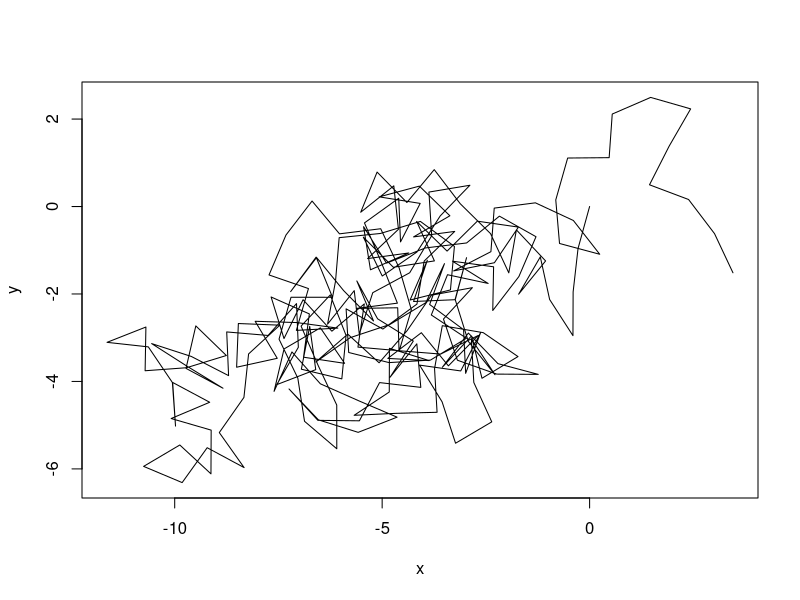
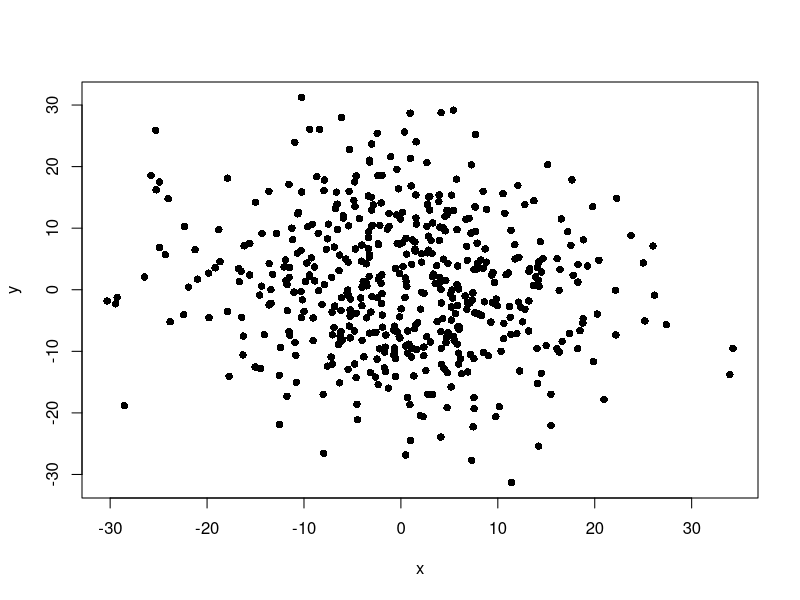

These figures' R source, in order:
## ---- chunk 1
knitr::opts_chunk$set(include=TRUE, echo=TRUE)
solution <- FALSE
# to render:
# rmarkdown::render("~/Documents/Programming/R/geostats/quizzes/extra.Rmd","pdf_document")
## ---- chunk 2
# brownian motion for one particle:
brown <- function(xy0=rep(0,2),n=250){
  xy <- matrix(rep(xy0,n),ncol=2,byrow=TRUE)
  d <- runif(n,min=0,max=2*pi) # random directions
  for (i in 2:n){
    dx <- cos(d[i])
    dy <- sin(d[i])
    xy[i,1] <- xy[i-1,1] + dx
    xy[i,2] <- xy[i-1,2] + dy
  }
  return(xy)
}
xy <- brown()
plot(xy,type='l',xlab='x',ylab='y')
## ---- chunk 3
n <- 250
N <- 500
xyf <- matrix(NA,nrow=N,ncol=2)
for (i in 1:N){
  xyf[i,] <- brown(n=n)[n,]
}
plot(xyf,type='p',pch=16,xlab='x',ylab='y')
## ---- chunk 4
